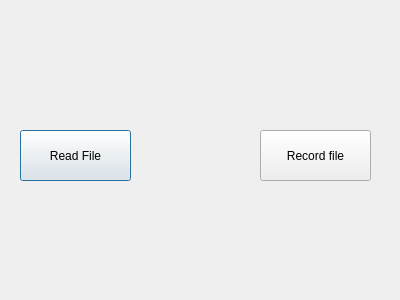
<?xml version="1.0" encoding="UTF-8"?>
<ui version="4.0">
 <class>FileOperationsWindow</class>
 <widget class="QDialog" name="FileOperationsWindow">
  <property name="geometry">
   <rect>
    <x>0</x>
    <y>0</y>
    <width>400</width>
    <height>300</height>
   </rect>
  </property>
  <property name="windowTitle">
   <string>Dialog</string>
  </property>
  <widget class="QPushButton" name="ReadButton">
   <property name="geometry">
    <rect>
     <x>20</x>
     <y>130</y>
     <width>111</width>
     <height>51</height>
    </rect>
   </property>
   <property name="text">
    <string>Read File</string>
   </property>
  </widget>
  <widget class="QPushButton" name="RecordButton">
   <property name="geometry">
    <rect>
     <x>260</x>
     <y>130</y>
     <width>111</width>
     <height>51</height>
    </rect>
   </property>
   <property name="text">
    <string>Record file</string>
   </property>
  </widget>
 </widget>
 <resources/>
 <connections/>
</ui>
